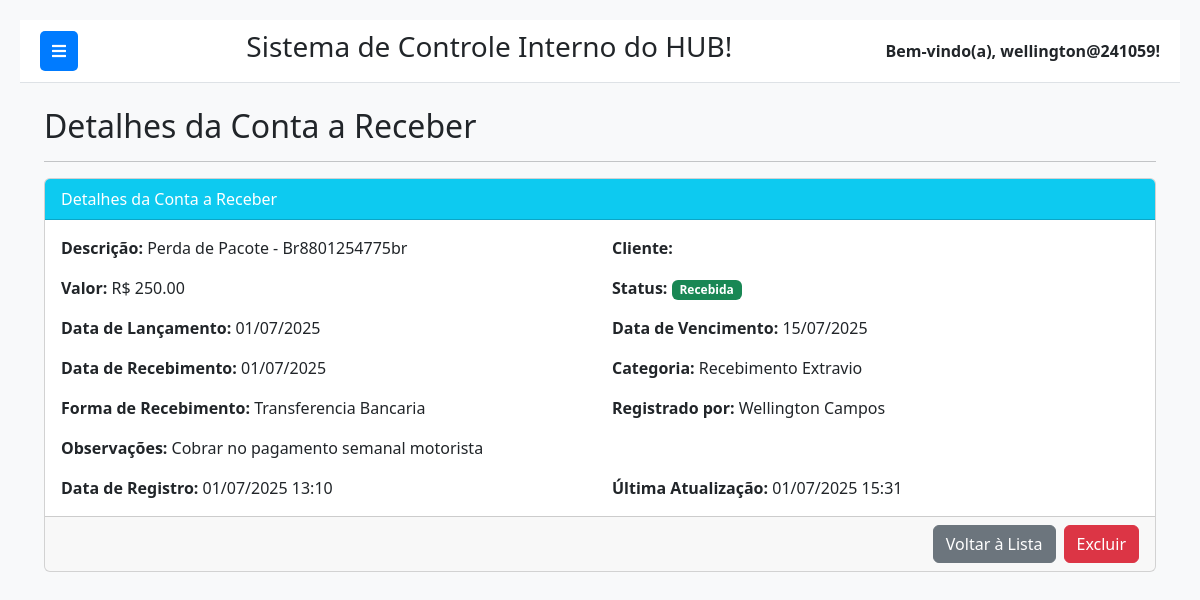
The page /financeiro/contas-a-receber/detalhar/1/ (signed in) on the database its author committed.
### financeiro/models.py (models this page shows, shortened)
class ContaReceber(models.Model):
    STATUS_CHOICES = [
        ('A_RECEBER', 'A Receber'),
        ('RECEBIDA', 'Recebida'),
        ('VENCIDA', 'Vencida'),
        ('CANCELADA', 'Cancelada'),
    ]
    descricao = models.CharField(
        max_length=255,
        verbose_name="Descrição"
    )
    valor = models.DecimalField(
        max_digits=10,
        decimal_places=2,
        verbose_name="Valor"
    )
    data_lancamento = models.DateField(
        default=timezone.now,
        verbose_name="Data de Lançamento"
    )
    data_vencimento = models.DateField(
        verbose_name="Data de Vencimento"
    )
    data_recebimento = models.DateField(
        blank=True,
        null=True,
        verbose_name="Data de Recebimento"
    )
    status = models.CharField(
        max_length=10,
        choices=STATUS_CHOICES,
        default='A_RECEBER',
        verbose_name="Status"
    )
    categoria = models.ForeignKey(
        CategoriaFinanceira,
        on_delete=models.SET_NULL,
        null=True, blank=True,
        limit_choices_to={'tipo': 'RECEITA'}, # Restringe a categorias de receita
        related_name='contas_receber',
        verbose_name="Categoria"
    )
    forma_pagamento = models.ForeignKey(
        FormaPagamento,
        on_delete=models.SET_NULL,
        null=True, blank=True,
        verbose_name="Forma de Recebimento"
    )
    data_pagamento = models.DateField(null=True, blank=True)
    cliente = models.ForeignKey(
        Cliente, # CORRIGIDO: Aponta para o seu modelo Cliente
        on_delete=models.SET_NULL, # Ou models.PROTECT se desejar impedir exclusão de cliente com CR
        null=True, blank=True,
        related_name='contas_a_receber_cliente', # Renomeado para evitar conflito com 'contas_a_receber' do User
        verbose_name="Cliente"
    )
    observacoes = models.TextField(
        blank=True,
        null=True,
        verbose_name="Observações"
    )
    registrado_por = models.ForeignKey(
        settings.AUTH_USER_MODEL,
        on_delete=models.SET_NULL,
        null=True, blank=True,
        related_name='contas_receber_registradas',
        verbose_name="Registrado por"
    )
    data_registro = models.DateTimeField(
        auto_now_add=True,
        verbose_name="Data de Registro"
    )
    data_ultima_atualizacao = models.DateTimeField(
        auto_now=True,
        verbose_name="Última Atualização"
    )
    class Meta:
        verbose_name = "Conta a Receber"
        verbose_name_plural = "Contas a Receber"
        ordering = ['data_vencimento', 'status']

class CategoriaFinanceira(models.Model):
    nome = models.CharField(
        max_length=100,
        unique=True,
        verbose_name="Nome da Categoria"
    )
    tipo = models.CharField(
        max_length=10,
        choices=[('RECEITA', 'Receita'), ('DESPESA', 'Despesa')],
        verbose_name="Tipo"
    )
    descricao = models.TextField(
        blank=True,
        null=True,
        verbose_name="Descrição"
    )
    class Meta:
        verbose_name = "Categoria Financeira"
        verbose_name_plural = "Categorias Financeiras"
        ordering = ['tipo', 'nome']

class FormaPagamento(models.Model):
    nome = models.CharField(
        max_length=100,
        unique=True,
        verbose_name="Nome da Forma de Pagamento"
    )
    descricao = models.TextField(
        blank=True,
        null=True,
        verbose_name="Descrição"
    )
    class Meta:
        verbose_name = "Forma de Pagamento"
        verbose_name_plural = "Formas de Pagamento"
        ordering = ['nome']

### financeiro/views.py (the view)
# urls.py: path('contas-a-receber/detalhar/<int:pk>/', views.detalhar_conta_receber, name='detalhar_conta_receber'),
@login_required
def detalhar_conta_receber(request, pk):
    conta = get_object_or_404(ContaReceber.objects.select_related('cliente', 'categoria', 'forma_pagamento'), pk=pk)
    today = timezone.localdate()
    display_status = conta.status
    if display_status == 'A_RECEBER' and conta.data_vencimento and conta.data_vencimento < today:
        display_status = 'VENCIDA'
    conta.badge_class = _get_conta_badge_class(display_status)
    if display_status == 'VENCIDA':
        conta.display_status_text = 'Vencida'
    else:
        conta.display_status_text = conta.get_status_display()
    context = {
        'conta': conta,
        'title': 'Detalhes da Conta a Receber',
        'active_page': 'contas_receber',
        'statuses_nao_editaveis': ['RECEBIDA', 'CANCELADA'], # Status que não permitem edição/baixa
    }
    return render(request, 'financeiro/contas_receber/detalhar_conta_receber.html', context)

### financeiro/views.py (called while the page is built)
def _get_conta_badge_class(status):
    if status == 'PAGA' or status == 'RECEBIDA':
        return 'text-bg-success'
    elif status == 'VENCIDA': # Status de exibição derivado
        return 'text-bg-danger'
    elif status == 'CANCELADA':
        return 'text-bg-secondary'
    elif status == 'A_PAGAR' or status == 'A_RECEBER': # Status padrão para pendente
        return 'text-bg-warning text-dark'
    return 'text-bg-info' # Default para outros não mapeados

### financeiro/templates/financeiro/contas_receber/detalhar_conta_receber.html (shortened to what this page needs)
{% extends 'base.html' %}
{% load static %}
{% block content %}
<div class="container mt-4">
    <h2>{{ title }}</h2>
    <hr>
    <div class="card mb-4">
        <div class="card-header bg-info text-white">
            Detalhes da Conta a Receber
        </div>
        <div class="card-body">
            <div class="row mb-3">
                <div class="col-md-6">
                    <strong>Descrição:</strong> {{ conta.descricao }}
                </div>
                <div class="col-md-6">
                    <strong>Cliente:</strong> {{ conta.cliente.razao_social }}
                </div>
            </div>
            <div class="row mb-3">
                <div class="col-md-6">
                    <strong>Valor:</strong> R$ {{ conta.valor|stringformat:".2f" }}
                </div>
                <div class="col-md-6">
                    <strong>Status:</strong> <span class="badge {{ conta.badge_class }}">{{ conta.display_status_text }}</span>
                </div>
            </div>
            <div class="row mb-3">
                <div class="col-md-6">
                    <strong>Data de Lançamento:</strong> {{ conta.data_lancamento|date:"d/m/Y" }}
                </div>
                <div class="col-md-6">
                    <strong>Data de Vencimento:</strong> {{ conta.data_vencimento|date:"d/m/Y" }}
                </div>
            </div>
            <div class="row mb-3">
                <div class="col-md-6">
                    <strong>Data de Recebimento:</strong>
                    {% if conta.data_recebimento %}
                        {{ conta.data_recebimento|date:"d/m/Y" }}
                    {% else %}
                        -
                    {% endif %}
                </div>
                <div class="col-md-6">
                    <strong>Categoria:</strong> {{ conta.categoria.nome }}
                </div>
            </div>
            <div class="row mb-3">
                <div class="col-md-6">
                    <strong>Forma de Recebimento:</strong> {{ conta.forma_pagamento.nome }}
                </div>
                <div class="col-md-6">
                    <strong>Registrado por:</strong> {{ conta.registrado_por.get_full_name|default:conta.registrado_por.username }}
                </div>
            </div>
            <div class="row mb-3">
                <div class="col-12">
                    <strong>Observações:</strong> {{ conta.observacoes|default:"Nenhuma." }}
                </div>
            </div>
            <div class="row">
                <div class="col-md-6">
                    <strong>Data de Registro:</strong> {{ conta.data_registro|date:"d/m/Y H:i" }}
                </div>
                <div class="col-md-6">
                    <strong>Última Atualização:</strong> {{ conta.data_ultima_atualizacao|date:"d/m/Y H:i" }}
                </div>
            </div>
        </div>
        <div class="card-footer d-flex justify-content-end">
            <a href="{% url 'financeiro:lista_contas_receber' %}" class="btn btn-secondary me-2">Voltar à Lista</a>
            <button type="button" class="btn btn-danger" data-bs-toggle="modal" data-bs-target="#confirmDeleteModal">
                Excluir
            </button>
        </div>
    </div>
</div>
{% endblock %}

### templates/base.html (shortened to what this page needs)
{% load static %}
<!DOCTYPE html>
<html lang="pt-br">
<head>
    <link href="https://cdn.jsdelivr.net/npm/bootstrap@5.3.3/dist/css/bootstrap.min.css" rel="stylesheet">
    <link rel="stylesheet" href="https://cdnjs.cloudflare.com/ajax/libs/font-awesome/5.15.4/css/all.min.css" />
</head>
<body>
    <div class="main-content" id="main-content">
        <div class="navbar-top">
            <button class="toggle-btn" id="sidebarToggle">
                <i class="fas fa-bars"></i>
            </button>
            <div class="system-name">
                <h3>Sistema de Controle Interno do HUB!</h3>
            </div>
            <div class="user-info">
                Bem-vindo(a), {{ request.user.username }}!
            </div>
        </div>
        <div class="container-fluid">
            {% block content %}
            {% endblock %}
        </div>
    </div>
</body>
</html>

### templates/base.html (style rules this page uses)
body { display: flex; min-height: 100vh; background-color: #f8f9fa; }
.main-content { flex-grow: 1; padding: 20px; transition: margin-left 0.3s ease-in-out; margin-left: 0; }
.navbar-top { background-color: #ffffff; border-bottom: 1px solid #dee2e6; padding: 10px 20px; display: flex; justify-content: space-between; align-items: center; margin-bottom: 20px; }
.navbar-top .user-info { font-weight: bold; }
.toggle-btn { background-color: #007bff; color: white; border: none; padding: 8px 12px; border-radius: 5px; cursor: pointer; margin-right: 15px; }

### rows shown on the page
ContaReceber: descricao "Perda de Pacote - Br8801254775br", valor "250.00", display_status_text "Recebida", data_lancamento "01/07/2025", data_vencimento "15/07/2025", data_recebimento "01/07/2025", categoria.nome "Recebimento Extravio", forma_pagamento.nome "Transferencia Bancaria", registrado_por.get_full_name "Wellington Campos", observacoes "Cobrar no pagamento semanal motorista", data_registro "01/07/2025 13:10", data_ultima_atualizacao "01/07/2025 15:31"

### other values the page prints
{{ request.user.username }} "wellington@241059"
{{ title }} "Detalhes da Conta a Receber"
